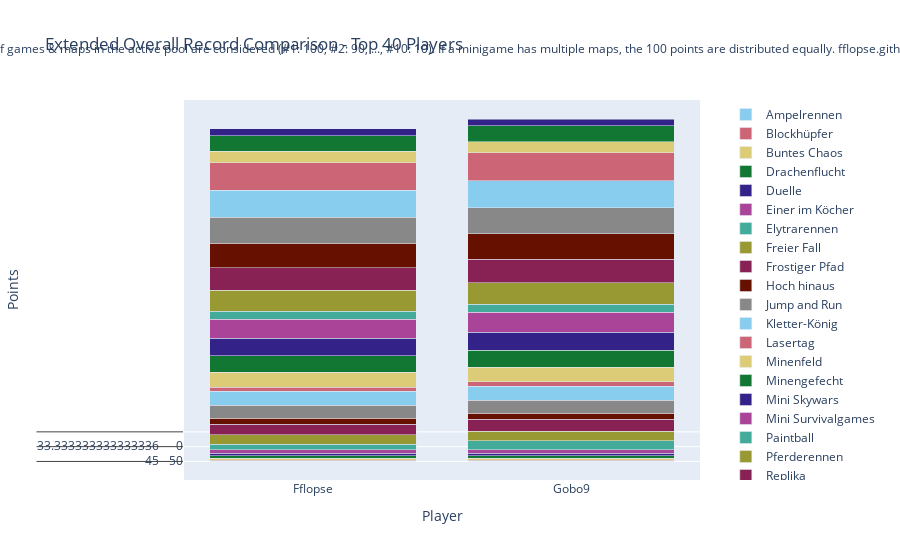

Here is the notebook cell this chart was saved with:
### Code cell
import plotly.graph_objects as go

# Sum all columns to get the total score
outDf['Total'] = outDf.sum(axis=1)

# Sort by total score and fill N/A values with 0
outDf = outDf.sort_values(by='Total', ascending=False).fillna(0)

# Crop to top 10 players
cropDf = outDf.head(40).copy()

# Drop the 'Total' column for plotting
cropDf = cropDf.drop(columns=['Total'])

# Create a color palette
color_palette = px.colors.qualitative.Safe

# Create the stacked bar plot
fig = go.Figure()

for column in cropDf.columns.difference(['Player']):
    fig.add_trace(go.Bar(
        x=cropDf.index,
        y=cropDf[column],
        name=column,
        marker_color=color_palette[len(fig.data) % len(color_palette)]
    ))

# Update layout
fig.update_layout(
    barmode='stack',
    title='Extended Overall Record Comparison - Top 40 Players',
    xaxis=dict(title='Player'),
    yaxis=dict(title='Points'),
    #height=800,
    #width=1000,
    legend=dict(
        x=1.05,
        y=0.5,
        traceorder='normal',
        font=dict(size=12),
        bgcolor='rgba(255, 255, 255, 0)',
        bordercolor='rgba(0, 0, 0, 0)'
    ),
    margin=dict(r=200),  # Adjust right margin to make room for the legend
    annotations=[
        dict(
            x=0.5,
            y=1.1635,
            xref='paper',
            yref='paper',
            text='Max 100 points per minigame. Records #1 through #10 of games & maps in the active pool are considered (#1: 100, #2: 90, ..., #10: 10). If a minigame has multiple maps, the 100 points are distributed equally. fflopse.github.io/MCP-Records/data-analysis/global-ranking.ipynb',
            showarrow=False,
            font=dict(size=12),
            xanchor='center'
        )
    ]
)

fig.show()

# save the plot as an html file

fig.write_html('out/ext_overall_record_comparison.html')

### Figure 1 — Plotly figure (JSON) as saved in the notebook; plotly's stock layout.template omitted (floating-point values rounded to 4 significant figures)
{"data": [{"marker": {"color": "rgb(136, 204, 238)"}, "name": "Ampelrennen", "type": "bar", "x": ["Fflopse", "Gobo9", "ReichesBrot", "cediiiiii_10", "PedroZockt", "HerrDante", "Ex4cted", "_n3d", "yiiq", "JOW23", "lizsyy", "DarkCobweb", "Umgfoin", "2wc", "yzvm", "camman18YT", "Ninivee", "Grapfen", "KakaMC", "ffawks", "MegaGommeFx", "miridis41", "LeMetin_", "Janne4k", "CML_Justin", "Gerrygames", "h4nnes", "Davinci_Son", "LeWi_100", "Sey__", "2B9", "zBro", "chrisihalt", "Sower_", "TheFabo", "unausgesprochen", "DieserBear", "Schmaarek", "lolisamasan", "Lubottus"], "y": [[45, 45], [50, 50], [10, 10], [20, 20], [70, 70], [25, 25], [45, 45], [20, 20], [0, 0], [0, 0], [10, 10], [0, 0], [50, 50], [0, 0], [0, 0], [0, 0], [0, 0], [0, 0], [0, 0], [0, 0], [0, 0], [25, 25], [15, 15], [0, 0], [0, 0], [0, 0], [0, 0], [0, 0], [0, 0], [40, 40], [0, 0], [0, 0], [0, 0], [0, 0], [0, 0], [30, 30], [0, 0], [0, 0], [0, 0], [0, 0]]}, {"marker": {"color": "rgb(204, 102, 119)"}, "name": "Blockhüpfer", "type": "bar", "x": ["Fflopse", "Gobo9", "ReichesBrot", "cediiiiii_10", "PedroZockt", "HerrDante", "Ex4cted", "_n3d", "yiiq", "JOW23", "lizsyy", "DarkCobweb", "Umgfoin", "2wc", "yzvm", "camman18YT", "Ninivee", "Grapfen", "KakaMC", "ffawks", "MegaGommeFx", "miridis41", "LeMetin_", "Janne4k", "CML_Justin", "Gerrygames", "h4nnes", "Davinci_Son", "LeWi_100", "Sey__", "2B9", "zBro", "chrisihalt", "Sower_", "TheFabo", "unausgesprochen", "DieserBear", "Schmaarek", "lolisamasan", "Lubottus"], "y": [[90, 90], [60, 60], [100, 100], [0, 0], [30, 30], [0, 0], [80, 80], [0, 0], [20, 20], [0, 0], [50, 50], [0, 0], [0, 0], [0, 0], [0, 0], [0, 0], [0, 0], [0, 0], [0, 0], [0, 0], [0, 0], [0, 0], [70, 70], [0, 0], [0, 0], [0, 0], [40, 40], [0, 0], [0, 0], [0, 0], [0, 0], [0, 0], [0, 0], [0, 0], [0, 0], [0, 0], [0, 0], [0, 0], [0, 0], [0, 0]]}, {"marker": {"color": "rgb(221, 204, 119)"}, "name": "Buntes Chaos", "type": "bar", "x": ["Fflopse", "Gobo9", "ReichesBrot", "cediiiiii_10", "PedroZockt", "HerrDante", "Ex4cted", "_n3d", "yiiq", "JOW23", "lizsyy", "DarkCobweb", "Umgfoin", "2wc", "yzvm", "camman18YT", "Ninivee", "Grapfen", "KakaMC", "ffawks", "MegaGommeFx", "miridis41", "LeMetin_", "Janne4k", "CML_Justin", "Gerrygames", "h4nnes", "Davinci_Son", "LeWi_100", "Sey__", "2B9", "zBro", "chrisihalt", "Sower_", "TheFabo", "unausgesprochen", "DieserBear", "Schmaarek", "lolisamasan", "Lubottus"], "y": [[100, 100], [50, 50], [100, 100], [50, 50], [100, 100], [50, 50], [50, 50], [100, 100], [0, 0], [0, 0], [100, 100], [0, 0], [100, 100], [0, 0], [0, 0], [0, 0], [100, 100], [0, 0], [100, 100], [0, 0], [0, 0], [0, 0], [0, 0], [0, 0], [50, 50], [0, 0], [0, 0], [0, 0], [0, 0], [0, 0], [0, 0], [0, 0], [0, 0], [0, 0], [0, 0], [0, 0], [0, 0], [50, 50], [0, 0], [50, 50]]}, {"marker": {"color": "rgb(17, 119, 51)"}, "name": "Drachenflucht", "type": "bar", "x": ["Fflopse", "Gobo9", "ReichesBrot", "cediiiiii_10", "PedroZockt", "HerrDante", "Ex4cted", "_n3d", "yiiq", "JOW23", "lizsyy", "DarkCobweb", "Umgfoin", "2wc", "yzvm", "camman18YT", "Ninivee", "Grapfen", "KakaMC", "ffawks", "MegaGommeFx", "miridis41", "LeMetin_", "Janne4k", "CML_Justin", "Gerrygames", "h4nnes", "Davinci_Son", "LeWi_100", "Sey__", "2B9", "zBro", "chrisihalt", "Sower_", "TheFabo", "unausgesprochen", "DieserBear", "Schmaarek", "lolisamasan", "Lubottus"], "y": [[0, 0], [0, 0], [0, 0], [0, 0], [0, 0], [0, 0], [0, 0], [16, 16], [0, 0], [0, 0], [0, 0], [0, 0], [0, 0], [0, 0], [0, 0], [0, 0], [0, 0], [0, 0], [0, 0], [0, 0], [22, 24], [12, 14], [0, 0], [0, 0], [0, 0], [0, 0], [0, 0], [0, 0], [0, 0], [0, 0], [0, 0], [0, 0], [0, 0], [0, 4], [0, 0], [16, 16], [0, 0], [0, 0], [0, 0], [0, 0]]}, {"marker": {"color": "rgb(51, 34, 136)"}, "name": "Duelle", "type": "bar", "x": ["Fflopse", "Gobo9", "ReichesBrot", "cediiiiii_10", "PedroZockt", "HerrDante", "Ex4cted", "_n3d", "yiiq", "JOW23", "lizsyy", "DarkCobweb", "Umgfoin", "2wc", "yzvm", "camman18YT", "Ninivee", "Grapfen", "KakaMC", "ffawks", "MegaGommeFx", "miridis41", "LeMetin_", "Janne4k", "CML_Justin", "Gerrygames", "h4nnes", "Davinci_Son", "LeWi_100", "Sey__", "2B9", "zBro", "chrisihalt", "Sower_", "TheFabo", "unausgesprochen", "DieserBear", "Schmaarek", "lolisamasan", "Lubottus"], "y": [[0, 0], [0, 0], [0, 0], [60, 60], [0, 0], [0, 0], [0, 0], [0, 0], [0, 0], [0, 0], [0, 0], [60, 60], [0, 0], [60, 60], [60, 60], [0, 0], [0, 0], [0, 0], [0, 0], [0, 0], [100, 100], [70, 70], [0, 0], [0, 0], [0, 0], [0, 0], [0, 0], [0, 0], [0, 0], [0, 0], [80, 80], [0, 0], [0, 0], [0, 0], [0, 0], [0, 0], [0, 0], [0, 0], [0, 0], [0, 0]]}, {"marker": {"color": "rgb(170, 68, 153)"}, "name": "Einer im Köcher", "type": "bar", "x": ["Fflopse", "Gobo9", "ReichesBrot", "cediiiiii_10", "PedroZockt", "HerrDante", "Ex4cted", "_n3d", "yiiq", "JOW23", "lizsyy", "DarkCobweb", "Umgfoin", "2wc", "yzvm", "camman18YT", "Ninivee", "Grapfen", "KakaMC", "ffawks", "MegaGommeFx", "miridis41", "LeMetin_", "Janne4k", "CML_Justin", "Gerrygames", "h4nnes", "Davinci_Son", "LeWi_100", "Sey__", "2B9", "zBro", "chrisihalt", "Sower_", "TheFabo", "unausgesprochen", "DieserBear", "Schmaarek", "lolisamasan", "Lubottus"], "y": [[86.67, 86.67], [33.33, 33.33], [20, 20], [46.67, 46.67], [0, 0], [90, 90], [0, 0], [16.67, 16.67], [0, 0], [16.67, 16.67], [0, 0], [0, 0], [0, 0], [0, 0], [0, 0], [0, 0], [0, 0], [0, 0], [0, 0], [0, 0], [0, 0], [0, 0], [0, 0], [0, 0], [0, 0], [0, 0], [60, 60], [0, 0], [0, 0], [0, 0], [0, 0], [13.33, 13.33], [0, 0], [0, 0], [16.67, 16.67], [0, 0], [36.67, 36.67], [0, 0], [13.33, 13.33], [0, 0]]}, {"marker": {"color": "rgb(68, 170, 153)"}, "name": "Elytrarennen", "type": "bar", "x": ["Fflopse", "Gobo9", "ReichesBrot", "cediiiiii_10", "PedroZockt", "HerrDante", "Ex4cted", "_n3d", "yiiq", "JOW23", "lizsyy", "DarkCobweb", "Umgfoin", "2wc", "yzvm", "camman18YT", "Ninivee", "Grapfen", "KakaMC", "ffawks", "MegaGommeFx", "miridis41", "LeMetin_", "Janne4k", "CML_Justin", "Gerrygames", "h4nnes", "Davinci_Son", "LeWi_100", "Sey__", "2B9", "zBro", "chrisihalt", "Sower_", "TheFabo", "unausgesprochen", "DieserBear", "Schmaarek", "lolisamasan", "Lubottus"], "y": [[80, 76.67], [20, 20], [96.67, 100], [0, 0], [40, 36.67], [0, 0], [0, 0], [43.33, 36.67], [0, 0], [0, 0], [0, 0], [0, 0], [33.33, 23.33], [0, 0], [0, 0], [0, 0], [0, 0], [13.33, 13.33], [0, 0], [50, 46.67], [0, 0], [0, 0], [0, 0], [83.33, 83.33], [0, 20], [0, 0], [0, 0], [0, 0], [0, 0], [0, 0], [0, 0], [0, 0], [36.67, 23.33], [0, 0], [0, 0], [0, 0], [0, 0], [0, 0], [0, 0], [0, 0]]}, {"marker": {"color": "rgb(153, 153, 51)"}, "name": "Freier Fall", "type": "bar", "x": ["Fflopse", "Gobo9", "ReichesBrot", "cediiiiii_10", "PedroZockt", "HerrDante", "Ex4cted", "_n3d", "yiiq", "JOW23", "lizsyy", "DarkCobweb", "Umgfoin", "2wc", "yzvm", "camman18YT", "Ninivee", "Grapfen", "KakaMC", "ffawks", "MegaGommeFx", "miridis41", "LeMetin_", "Janne4k", "CML_Justin", "Gerrygames", "h4nnes", "Davinci_Son", "LeWi_100", "Sey__", "2B9", "zBro", "chrisihalt", "Sower_", "TheFabo", "unausgesprochen", "DieserBear", "Schmaarek", "lolisamasan", "Lubottus"], "y": [[42.5, 42.5], [52.5, 52.5], [27.5, 27.5], [52.5, 52.5], [25, 25], [62.5, 62.5], [20, 20], [15, 15], [0, 0], [0, 0], [0, 0], [0, 0], [0, 0], [42.5, 42.5], [0, 0], [0, 0], [7.5, 7.5], [0, 0], [0, 0], [0, 0], [5, 5], [0, 0], [10, 10], [17.5, 17.5], [0, 0], [25, 25], [0, 0], [7.5, 7.5], [0, 0], [12.5, 12.5], [0, 0], [10, 10], [12.5, 12.5], [20, 20], [20, 20], [17.5, 17.5], [12.5, 12.5], [0, 0], [0, 0], [0, 0]]}, {"marker": {"color": "rgb(136, 34, 85)"}, "name": "Frostiger Pfad", "type": "bar", "x": ["Fflopse", "Gobo9", "ReichesBrot", "cediiiiii_10", "PedroZockt", "HerrDante", "Ex4cted", "_n3d", "yiiq", "JOW23", "lizsyy", "DarkCobweb", "Umgfoin", "2wc", "yzvm", "camman18YT", "Ninivee", "Grapfen", "KakaMC", "ffawks", "MegaGommeFx", "miridis41", "LeMetin_", "Janne4k", "CML_Justin", "Gerrygames", "h4nnes", "Davinci_Son", "LeWi_100", "Sey__", "2B9", "zBro", "chrisihalt", "Sower_", "TheFabo", "unausgesprochen", "DieserBear", "Schmaarek", "lolisamasan", "Lubottus"], "y": [[50, 40], [90, 90], [100, 100], [0, 0], [0, 0], [0, 0], [0, 0], [30, 20], [0, 0], [0, 0], [0, 0], [0, 0], [0, 0], [0, 0], [0, 0], [0, 0], [80, 70], [0, 0], [0, 0], [0, 0], [0, 0], [0, 0], [0, 0], [40, 30], [0, 0], [0, 0], [0, 0], [0, 0], [0, 0], [0, 0], [0, 0], [0, 0], [60, 50], [0, 0], [0, 0], [0, 0], [0, 0], [0, 0], [0, 0], [0, 0]]}, {"marker": {"color": "rgb(102, 17, 0)"}, "name": "Hoch hinaus", "type": "bar", "x": ["Fflopse", "Gobo9", "ReichesBrot", "cediiiiii_10", "PedroZockt", "HerrDante", "Ex4cted", "_n3d", "yiiq", "JOW23", "lizsyy", "DarkCobweb", "Umgfoin", "2wc", "yzvm", "camman18YT", "Ninivee", "Grapfen", "KakaMC", "ffawks", "MegaGommeFx", "miridis41", "LeMetin_", "Janne4k", "CML_Justin", "Gerrygames", "h4nnes", "Davinci_Son", "LeWi_100", "Sey__", "2B9", "zBro", "chrisihalt", "Sower_", "TheFabo", "unausgesprochen", "DieserBear", "Schmaarek", "lolisamasan", "Lubottus"], "y": [[80, 80], [70, 70], [40, 40], [20, 20], [90, 90], [0, 0], [50, 50], [0, 0], [0, 0], [0, 0], [0, 0], [0, 0], [0, 0], [0, 0], [0, 0], [0, 0], [0, 0], [0, 0], [0, 0], [0, 0], [0, 0], [0, 0], [0, 0], [0, 0], [60, 60], [0, 0], [0, 0], [0, 0], [0, 0], [30, 30], [0, 0], [0, 0], [0, 0], [0, 0], [0, 0], [0, 0], [0, 0], [0, 0], [0, 0], [0, 0]]}, {"marker": {"color": "rgb(136, 136, 136)"}, "name": "Jump and Run", "type": "bar", "x": ["Fflopse", "Gobo9", "ReichesBrot", "cediiiiii_10", "PedroZockt", "HerrDante", "Ex4cted", "_n3d", "yiiq", "JOW23", "lizsyy", "DarkCobweb", "Umgfoin", "2wc", "yzvm", "camman18YT", "Ninivee", "Grapfen", "KakaMC", "ffawks", "MegaGommeFx", "miridis41", "LeMetin_", "Janne4k", "CML_Justin", "Gerrygames", "h4nnes", "Davinci_Son", "LeWi_100", "Sey__", "2B9", "zBro", "chrisihalt", "Sower_", "TheFabo", "unausgesprochen", "DieserBear", "Schmaarek", "lolisamasan", "Lubottus"], "y": [[56.67, 56.67], [93.33, 93.33], [90, 90], [23.33, 23.33], [23.33, 23.33], [26.67, 26.67], [0, 0], [0, 0], [6.667, 6.667], [0, 0], [13.33, 13.33], [0, 0], [0, 0], [13.33, 13.33], [0, 0], [33.33, 33.33], [0, 0], [0, 0], [10, 10], [0, 0], [40, 40], [0, 0], [0, 0], [0, 0], [0, 0], [0, 0], [0, 0], [0, 0], [46.67, 46.67], [16.67, 16.67], [0, 0], [0, 0], [0, 0], [0, 0], [0, 0], [0, 0], [0, 0], [0, 0], [0, 0], [6.667, 6.667]]}, {"marker": {"color": "rgb(136, 204, 238)"}, "name": "Kletter-König", "type": "bar", "x": ["Fflopse", "Gobo9", "ReichesBrot", "cediiiiii_10", "PedroZockt", "HerrDante", "Ex4cted", "_n3d", "yiiq", "JOW23", "lizsyy", "DarkCobweb", "Umgfoin", "2wc", "yzvm", "camman18YT", "Ninivee", "Grapfen", "KakaMC", "ffawks", "MegaGommeFx", "miridis41", "LeMetin_", "Janne4k", "CML_Justin", "Gerrygames", "h4nnes", "Davinci_Son", "LeWi_100", "Sey__", "2B9", "zBro", "chrisihalt", "Sower_", "TheFabo", "unausgesprochen", "DieserBear", "Schmaarek", "lolisamasan", "Lubottus"], "y": [[95, 95], [30, 30], [50, 50], [0, 0], [15, 15], [25, 25], [0, 0], [0, 0], [65, 65], [0, 0], [0, 0], [0, 0], [0, 0], [0, 0], [20, 20], [45, 45], [0, 0], [0, 0], [0, 0], [15, 15], [0, 0], [0, 0], [0, 0], [0, 0], [0, 0], [0, 0], [0, 0], [0, 0], [40, 40], [0, 0], [0, 0], [0, 0], [0, 0], [0, 0], [0, 0], [0, 0], [0, 0], [0, 0], [0, 0], [55, 55]]}, {"marker": {"color": "rgb(204, 102, 119)"}, "name": "Lasertag", "type": "bar", "x": ["Fflopse", "Gobo9", "ReichesBrot", "cediiiiii_10", "PedroZockt", "HerrDante", "Ex4cted", "_n3d", "yiiq", "JOW23", "lizsyy", "DarkCobweb", "Umgfoin", "2wc", "yzvm", "camman18YT", "Ninivee", "Grapfen", "KakaMC", "ffawks", "MegaGommeFx", "miridis41", "LeMetin_", "Janne4k", "CML_Justin", "Gerrygames", "h4nnes", "Davinci_Son", "LeWi_100", "Sey__", "2B9", "zBro", "chrisihalt", "Sower_", "TheFabo", "unausgesprochen", "DieserBear", "Schmaarek", "lolisamasan", "Lubottus"], "y": [[86.67, 86.67], [30, 30], [0, 0], [0, 0], [36.67, 36.67], [86.67, 86.67], [30, 30], [0, 0], [0, 0], [53.33, 53.33], [0, 0], [0, 0], [0, 0], [23.33, 23.33], [0, 0], [0, 0], [0, 0], [13.33, 13.33], [0, 0], [26.67, 26.67], [0, 0], [0, 0], [0, 0], [0, 0], [0, 0], [0, 0], [20, 20], [13.33, 13.33], [0, 0], [0, 0], [0, 0], [10, 10], [0, 0], [0, 0], [46.67, 46.67], [33.33, 33.33], [0, 0], [0, 0], [23.33, 23.33], [0, 0]]}, {"marker": {"color": "rgb(221, 204, 119)"}, "name": "Minenfeld", "type": "bar", "x": ["Fflopse", "Gobo9", "ReichesBrot", "cediiiiii_10", "PedroZockt", "HerrDante", "Ex4cted", "_n3d", "yiiq", "JOW23", "lizsyy", "DarkCobweb", "Umgfoin", "2wc", "yzvm", "camman18YT", "Ninivee", "Grapfen", "KakaMC", "ffawks", "MegaGommeFx", "miridis41", "LeMetin_", "Janne4k", "CML_Justin", "Gerrygames", "h4nnes", "Davinci_Son", "LeWi_100", "Sey__", "2B9", "zBro", "chrisihalt", "Sower_", "TheFabo", "unausgesprochen", "DieserBear", "Schmaarek", "lolisamasan", "Lubottus"], "y": [[33.33, 33.33], [0, 0], [30, 30], [16.67, 16.67], [0, 0], [46.67, 46.67], [10, 10], [10, 10], [0, 0], [6.667, 6.667], [0, 0], [0, 0], [0, 0], [0, 0], [0, 0], [0, 0], [26.67, 26.67], [0, 0], [0, 0], [0, 0], [13.33, 13.33], [0, 0], [53.33, 53.33], [0, 0], [0, 0], [0, 0], [0, 0], [0, 0], [26.67, 26.67], [40, 40], [36.67, 36.67], [60, 60], [33.33, 33.33], [0, 0], [0, 0], [0, 0], [0, 0], [0, 0], [0, 0], [0, 0]]}, {"marker": {"color": "rgb(17, 119, 51)"}, "name": "Minengefecht", "type": "bar", "x": ["Fflopse", "Gobo9", "ReichesBrot", "cediiiiii_10", "PedroZockt", "HerrDante", "Ex4cted", "_n3d", "yiiq", "JOW23", "lizsyy", "DarkCobweb", "Umgfoin", "2wc", "yzvm", "camman18YT", "Ninivee", "Grapfen", "KakaMC", "ffawks", "MegaGommeFx", "miridis41", "LeMetin_", "Janne4k", "CML_Justin", "Gerrygames", "h4nnes", "Davinci_Son", "LeWi_100", "Sey__", "2B9", "zBro", "chrisihalt", "Sower_", "TheFabo", "unausgesprochen", "DieserBear", "Schmaarek", "lolisamasan", "Lubottus"], "y": [[12.5, 12.5], [32.5, 32.5], [25, 25], [75, 75], [0, 0], [12.5, 12.5], [0, 0], [25, 25], [50, 50], [45, 45], [0, 0], [60, 60], [0, 0], [22.5, 22.5], [35, 35], [0, 0], [0, 0], [12.5, 12.5], [0, 0], [12.5, 12.5], [12.5, 12.5], [0, 0], [0, 0], [25, 25], [12.5, 12.5], [0, 0], [0, 0], [22.5, 22.5], [0, 0], [0, 0], [0, 0], [0, 0], [0, 0], [0, 0], [0, 0], [0, 0], [0, 0], [20, 20], [0, 0], [0, 0]]}, {"marker": {"color": "rgb(51, 34, 136)"}, "name": "Mini Skywars", "type": "bar", "x": ["Fflopse", "Gobo9", "ReichesBrot", "cediiiiii_10", "PedroZockt", "HerrDante", "Ex4cted", "_n3d", "yiiq", "JOW23", "lizsyy", "DarkCobweb", "Umgfoin", "2wc", "yzvm", "camman18YT", "Ninivee", "Grapfen", "KakaMC", "ffawks", "MegaGommeFx", "miridis41", "LeMetin_", "Janne4k", "CML_Justin", "Gerrygames", "h4nnes", "Davinci_Son", "LeWi_100", "Sey__", "2B9", "zBro", "chrisihalt", "Sower_", "TheFabo", "unausgesprochen", "DieserBear", "Schmaarek", "lolisamasan", "Lubottus"], "y": [[20, 20], [31.67, 48.33], [16.67, 16.67], [45, 43.33], [23.33, 21.67], [0, 0], [11.67, 11.67], [23.33, 23.33], [8.333, 8.333], [16.67, 16.67], [0, 0], [31.67, 30], [16.67, 15], [31.67, 31.67], [0, 0], [6.667, 6.667], [6.667, 6.667], [25, 23.33], [16.67, 16.67], [0, 0], [0, 0], [0, 0], [0, 0], [0, 0], [8.333, 8.333], [6.667, 6.667], [0, 0], [0, 0], [0, 0], [0, 0], [0, 0], [6.667, 6.667], [0, 0], [0, 0], [0, 0], [13.33, 13.33], [0, 0], [8.333, 6.667], [8.333, 6.667], [0, 0]]}, {"marker": {"color": "rgb(170, 68, 153)"}, "name": "Mini Survivalgames", "type": "bar", "x": ["Fflopse", "Gobo9", "ReichesBrot", "cediiiiii_10", "PedroZockt", "HerrDante", "Ex4cted", "_n3d", "yiiq", "JOW23", "lizsyy", "DarkCobweb", "Umgfoin", "2wc", "yzvm", "camman18YT", "Ninivee", "Grapfen", "KakaMC", "ffawks", "MegaGommeFx", "miridis41", "LeMetin_", "Janne4k", "CML_Justin", "Gerrygames", "h4nnes", "Davinci_Son", "LeWi_100", "Sey__", "2B9", "zBro", "chrisihalt", "Sower_", "TheFabo", "unausgesprochen", "DieserBear", "Schmaarek", "lolisamasan", "Lubottus"], "y": [[20, 13.33], [46.67, 53.33], [26.67, 26.67], [36.67, 36.67], [0, 0], [10, 10], [0, 0], [0, 0], [0, 0], [0, 0], [0, 0], [20, 20], [0, 0], [26.67, 26.67], [0, 0], [73.33, 66.67], [20, 20], [26.67, 26.67], [0, 0], [0, 0], [10, 10], [36.67, 36.67], [33.33, 33.33], [20, 13.33], [20, 13.33], [0, 0], [10, 10], [20, 20], [0, 0], [0, 0], [33.33, 33.33], [10, 10], [0, 26.67], [0, 0], [0, 0], [0, 0], [10, 10], [10, 10], [0, 0], [0, 0]]}, {"marker": {"color": "rgb(68, 170, 153)"}, "name": "Paintball", "type": "bar", "x": ["Fflopse", "Gobo9", "ReichesBrot", "cediiiiii_10", "PedroZockt", "HerrDante", "Ex4cted", "_n3d", "yiiq", "JOW23", "lizsyy", "DarkCobweb", "Umgfoin", "2wc", "yzvm", "camman18YT", "Ninivee", "Grapfen", "KakaMC", "ffawks", "MegaGommeFx", "miridis41", "LeMetin_", "Janne4k", "CML_Justin", "Gerrygames", "h4nnes", "Davinci_Son", "LeWi_100", "Sey__", "2B9", "zBro", "chrisihalt", "Sower_", "TheFabo", "unausgesprochen", "DieserBear", "Schmaarek", "lolisamasan", "Lubottus"], "y": [[76.67, 76.67], [0, 0], [63.33, 63.33], [6.667, 6.667], [56.67, 56.67], [50, 50], [0, 0], [16.67, 16.67], [30, 30], [0, 0], [0, 0], [20, 20], [0, 0], [33.33, 33.33], [23.33, 23.33], [0, 0], [0, 0], [30, 30], [0, 0], [0, 0], [0, 0], [26.67, 26.67], [0, 0], [0, 0], [0, 0], [0, 0], [33.33, 33.33], [0, 0], [0, 0], [0, 0], [0, 0], [0, 0], [0, 0], [0, 0], [0, 0], [0, 0], [0, 0], [0, 0], [16.67, 16.67], [0, 0]]}, {"marker": {"color": "rgb(153, 153, 51)"}, "name": "Pferderennen", "type": "bar", "x": ["Fflopse", "Gobo9", "ReichesBrot", "cediiiiii_10", "PedroZockt", "HerrDante", "Ex4cted", "_n3d", "yiiq", "JOW23", "lizsyy", "DarkCobweb", "Umgfoin", "2wc", "yzvm", "camman18YT", "Ninivee", "Grapfen", "KakaMC", "ffawks", "MegaGommeFx", "miridis41", "LeMetin_", "Janne4k", "CML_Justin", "Gerrygames", "h4nnes", "Davinci_Son", "LeWi_100", "Sey__", "2B9", "zBro", "chrisihalt", "Sower_", "TheFabo", "unausgesprochen", "DieserBear", "Schmaarek", "lolisamasan", "Lubottus"], "y": [[91.67, 91.67], [63.33, 66.67], [33.33, 31.67], [73.33, 73.33], [45, 45], [6.667, 6.667], [0, 0], [0, 0], [45, 45], [0, 0], [31.67, 31.67], [0, 0], [6.667, 6.667], [0, 0], [13.33, 13.33], [0, 0], [0, 0], [0, 0], [0, 0], [48.33, 46.67], [0, 0], [0, 0], [0, 0], [0, 0], [0, 0], [0, 0], [0, 0], [0, 0], [20, 20], [3.333, 3.333], [0, 0], [0, 0], [0, 0], [0, 0], [0, 0], [0, 0], [0, 0], [21.67, 21.67], [0, 0], [0, 0]]}, {"marker": {"color": "rgb(136, 34, 85)"}, "name": "Replika", "type": "bar", "x": ["Fflopse", "Gobo9", "ReichesBrot", "cediiiiii_10", "PedroZockt", "HerrDante", "Ex4cted", "_n3d", "yiiq", "JOW23", "lizsyy", "DarkCobweb", "Umgfoin", "2wc", "yzvm", "camman18YT", "Ninivee", "Grapfen", "KakaMC", "ffawks", "MegaGommeFx", "miridis41", "LeMetin_", "Janne4k", "CML_Justin", "Gerrygames", "h4nnes", "Davinci_Son", "LeWi_100", "Sey__", "2B9", "zBro", "chrisihalt", "Sower_", "TheFabo", "unausgesprochen", "DieserBear", "Schmaarek", "lolisamasan", "Lubottus"], "y": [[53.98, 53.88], [91.07, 90.97], [11.07, 12.82], [51.65, 51.55], [57.86, 57.77], [8.447, 8.447], [43.3, 43.2], [5.049, 4.951], [28.93, 28.74], [2.718, 2.718], [18.83, 18.64], [1.942, 1.942], [0, 0], [2.718, 2.718], [0, 0], [5.146, 5.146], [0, 0], [1.553, 1.553], [32.82, 32.62], [11.65, 11.65], [0.2913, 0.2913], [0, 0], [0.1942, 0.1942], [0, 0], [1.553, 1.553], [12.72, 12.72], [0, 0], [0.2913, 0.2913], [0.2913, 0.2913], [0.1942, 0.1942], [0, 0], [0.1942, 0.1942], [0, 0], [0, 0], [11.26, 11.26], [0.1942, 0.1942], [7.379, 7.282], [0, 0], [0, 0], [3.204, 3.204]]}, {"marker": {"color": "rgb(102, 17, 0)"}, "name": "Sammelwahn", "type": "bar", "x": ["Fflopse", "Gobo9", "ReichesBrot", "cediiiiii_10", "PedroZockt", "HerrDante", "Ex4cted", "_n3d", "yiiq", "JOW23", "lizsyy", "DarkCobweb", "Umgfoin", "2wc", "yzvm", "camman18YT", "Ninivee", "Grapfen", "KakaMC", "ffawks", "MegaGommeFx", "miridis41", "LeMetin_", "Janne4k", "CML_Justin", "Gerrygames", "h4nnes", "Davinci_Son", "LeWi_100", "Sey__", "2B9", "zBro", "chrisihalt", "Sower_", "TheFabo", "unausgesprochen", "DieserBear", "Schmaarek", "lolisamasan", "Lubottus"], "y": [[21, 20.25], [27.75, 28.25], [3.25, 3.25], [35.75, 34.5], [15.75, 15], [10.5, 10.25], [16.75, 17], [4.5, 3.75], [0, 0], [3.5, 3.5], [5.25, 5], [5.75, 5.5], [7, 6.75], [0, 0], [4.5, 4], [6, 6], [2, 2], [16, 15.5], [0, 10.75], [3, 2.75], [0, 0], [7, 7], [2.75, 2.75], [0, 0], [0, 4.75], [30.75, 30.5], [5, 4.75], [3.25, 3.25], [0, 0], [8, 7.75], [2.5, 2.5], [3.5, 3.5], [3.25, 3.25], [21.75, 21.75], [17.25, 17], [3.25, 3.25], [21, 19.75], [9.5, 9.25], [1.25, 1], [10.75, 10]]}, {"marker": {"color": "rgb(136, 136, 136)"}, "name": "Schießstand", "type": "bar", "x": ["Fflopse", "Gobo9", "ReichesBrot", "cediiiiii_10", "PedroZockt", "HerrDante", "Ex4cted", "_n3d", "yiiq", "JOW23", "lizsyy", "DarkCobweb", "Umgfoin", "2wc", "yzvm", "camman18YT", "Ninivee", "Grapfen", "KakaMC", "ffawks", "MegaGommeFx", "miridis41", "LeMetin_", "Janne4k", "CML_Justin", "Gerrygames", "h4nnes", "Davinci_Son", "LeWi_100", "Sey__", "2B9", "zBro", "chrisihalt", "Sower_", "TheFabo", "unausgesprochen", "DieserBear", "Schmaarek", "lolisamasan", "Lubottus"], "y": [[96.67, 96.67], [50, 50], [10, 10], [40, 40], [0, 0], [66.67, 66.67], [90, 90], [26.67, 26.67], [0, 0], [10, 10], [33.33, 33.33], [0, 0], [0, 0], [0, 0], [0, 0], [0, 0], [0, 0], [0, 0], [0, 0], [33.33, 33.33], [0, 0], [0, 0], [0, 0], [0, 0], [0, 0], [0, 0], [6.667, 6.667], [30, 30], [0, 0], [0, 0], [0, 0], [0, 0], [0, 0], [0, 0], [0, 0], [26.67, 26.67], [23.33, 23.33], [0, 0], [0, 0], [0, 0]]}, {"marker": {"color": "rgb(136, 204, 238)"}, "name": "Spleef", "type": "bar", "x": ["Fflopse", "Gobo9", "ReichesBrot", "cediiiiii_10", "PedroZockt", "HerrDante", "Ex4cted", "_n3d", "yiiq", "JOW23", "lizsyy", "DarkCobweb", "Umgfoin", "2wc", "yzvm", "camman18YT", "Ninivee", "Grapfen", "KakaMC", "ffawks", "MegaGommeFx", "miridis41", "LeMetin_", "Janne4k", "CML_Justin", "Gerrygames", "h4nnes", "Davinci_Son", "LeWi_100", "Sey__", "2B9", "zBro", "chrisihalt", "Sower_", "TheFabo", "unausgesprochen", "DieserBear", "Schmaarek", "lolisamasan", "Lubottus"], "y": [[70, 70], [70, 70], [90, 90], [85, 85], [50, 50], [25, 25], [25, 25], [40, 40], [25, 25], [40, 40], [45, 45], [25, 25], [75, 75], [0, 0], [0, 0], [0, 0], [0, 0], [25, 25], [0, 0], [0, 0], [0, 0], [0, 0], [0, 0], [0, 0], [0, 0], [0, 0], [0, 0], [45, 45], [0, 0], [0, 0], [0, 0], [0, 0], [0, 0], [0, 0], [0, 0], [0, 0], [25, 25], [0, 0], [0, 0], [0, 0]]}, {"marker": {"color": "rgb(204, 102, 119)"}, "name": "Todeswürfel", "type": "bar", "x": ["Fflopse", "Gobo9", "ReichesBrot", "cediiiiii_10", "PedroZockt", "HerrDante", "Ex4cted", "_n3d", "yiiq", "JOW23", "lizsyy", "DarkCobweb", "Umgfoin", "2wc", "yzvm", "camman18YT", "Ninivee", "Grapfen", "KakaMC", "ffawks", "MegaGommeFx", "miridis41", "LeMetin_", "Janne4k", "CML_Justin", "Gerrygames", "h4nnes", "Davinci_Son", "LeWi_100", "Sey__", "2B9", "zBro", "chrisihalt", "Sower_", "TheFabo", "unausgesprochen", "DieserBear", "Schmaarek", "lolisamasan", "Lubottus"], "y": [[60, 60], [0, 0], [0, 0], [0, 0], [50, 50], [90, 90], [0, 0], [0, 0], [0, 0], [0, 0], [0, 0], [0, 0], [0, 0], [0, 0], [0, 0], [40, 40], [0, 0], [0, 0], [30, 30], [0, 0], [0, 0], [0, 0], [0, 0], [0, 0], [20, 20], [80, 80], [0, 0], [0, 0], [0, 0], [0, 0], [0, 0], [0, 0], [0, 0], [100, 100], [0, 0], [0, 0], [0, 0], [0, 0], [70, 70], [0, 0]]}, {"marker": {"color": "rgb(221, 204, 119)"}, "name": "Waffenfolge", "type": "bar", "x": ["Fflopse", "Gobo9", "ReichesBrot", "cediiiiii_10", "PedroZockt", "HerrDante", "Ex4cted", "_n3d", "yiiq", "JOW23", "lizsyy", "DarkCobweb", "Umgfoin", "2wc", "yzvm", "camman18YT", "Ninivee", "Grapfen", "KakaMC", "ffawks", "MegaGommeFx", "miridis41", "LeMetin_", "Janne4k", "CML_Justin", "Gerrygames", "h4nnes", "Davinci_Son", "LeWi_100", "Sey__", "2B9", "zBro", "chrisihalt", "Sower_", "TheFabo", "unausgesprochen", "DieserBear", "Schmaarek", "lolisamasan", "Lubottus"], "y": [[40, 40], [0, 0], [0, 0], [70, 70], [60, 60], [0, 0], [0, 0], [0, 0], [0, 0], [100, 100], [0, 0], [0, 0], [0, 0], [0, 0], [90, 90], [0, 0], [0, 0], [50, 50], [0, 0], [0, 0], [0, 0], [0, 0], [0, 0], [0, 0], [0, 0], [0, 0], [0, 0], [0, 0], [0, 0], [0, 0], [0, 0], [0, 0], [0, 0], [0, 0], [30, 30], [0, 0], [0, 0], [0, 0], [0, 0], [0, 0]]}, {"marker": {"color": "rgb(17, 119, 51)"}, "name": "Walls", "type": "bar", "x": ["Fflopse", "Gobo9", "ReichesBrot", "cediiiiii_10", "PedroZockt", "HerrDante", "Ex4cted", "_n3d", "yiiq", "JOW23", "lizsyy", "DarkCobweb", "Umgfoin", "2wc", "yzvm", "camman18YT", "Ninivee", "Grapfen", "KakaMC", "ffawks", "MegaGommeFx", "miridis41", "LeMetin_", "Janne4k", "CML_Justin", "Gerrygames", "h4nnes", "Davinci_Son", "LeWi_100", "Sey__", "2B9", "zBro", "chrisihalt", "Sower_", "TheFabo", "unausgesprochen", "DieserBear", "Schmaarek", "lolisamasan", "Lubottus"], "y": [[33.33, 33.33], [43.33, 43.33], [16.67, 16.67], [93.33, 93.33], [60, 60], [0, 0], [0, 0], [0, 0], [26.67, 26.67], [33.33, 33.33], [0, 0], [66.67, 66.67], [0, 0], [20, 20], [16.67, 16.67], [53.33, 53.33], [20, 20], [40, 40], [33.33, 33.33], [0, 0], [0, 0], [20, 20], [0, 0], [6.667, 6.667], [0, 0], [0, 0], [0, 0], [16.67, 16.67], [0, 0], [0, 0], [0, 0], [33.33, 33.33], [0, 0], [0, 0], [0, 0], [0, 0], [0, 0], [0, 0], [0, 0], [6.667, 6.667]]}, {"marker": {"color": "rgb(51, 34, 136)"}, "name": "Wettrennen", "type": "bar", "x": ["Fflopse", "Gobo9", "ReichesBrot", "cediiiiii_10", "PedroZockt", "HerrDante", "Ex4cted", "_n3d", "yiiq", "JOW23", "lizsyy", "DarkCobweb", "Umgfoin", "2wc", "yzvm", "camman18YT", "Ninivee", "Grapfen", "KakaMC", "ffawks", "MegaGommeFx", "miridis41", "LeMetin_", "Janne4k", "CML_Justin", "Gerrygames", "h4nnes", "Davinci_Son", "LeWi_100", "Sey__", "2B9", "zBro", "chrisihalt", "Sower_", "TheFabo", "unausgesprochen", "DieserBear", "Schmaarek", "lolisamasan", "Lubottus"], "y": [[80, 80], [74, 74], [60, 60], [44, 44], [10, 10], [16, 16], [0, 0], [0, 0], [40, 40], [0, 0], [14, 14], [0, 0], [0, 0], [8, 8], [14, 14], [0, 0], [0, 0], [0, 0], [0, 0], [12, 12], [0, 0], [0, 0], [4, 4], [0, 0], [0, 0], [20, 20], [0, 0], [0, 0], [24, 24], [6, 6], [0, 0], [0, 0], [0, 0], [0, 0], [0, 0], [0, 0], [0, 0], [14, 14], [0, 0], [0, 0]]}], "layout": {"annotations": [{"font": {"size": 12}, "showarrow": false, "text": "Max 100 points per minigame. Records #1 through #10 of games & maps in the active pool are considered (#1: 100, #2: 90, ..., #10: 10). If a minigame has multiple maps, the 100 points are distributed equally. fflopse.github.io/MCP-Records/data-analysis/global-ranking.ipynb", "x": 0.5, "xanchor": "center", "xref": "paper", "y": 1.163, "yref": "paper"}], "barmode": "stack", "legend": {"bgcolor": "rgba(255, 255, 255, 0)", "bordercolor": "rgba(0, 0, 0, 0)", "font": {"size": 12}, "traceorder": "normal", "x": 1.05, "y": 0.5}, "margin": {"r": 200}, "title": {"text": "Extended Overall Record Comparison - Top 40 Players"}, "xaxis": {"title": {"text": "Player"}}, "yaxis": {"title": {"text": "Points"}}}}
